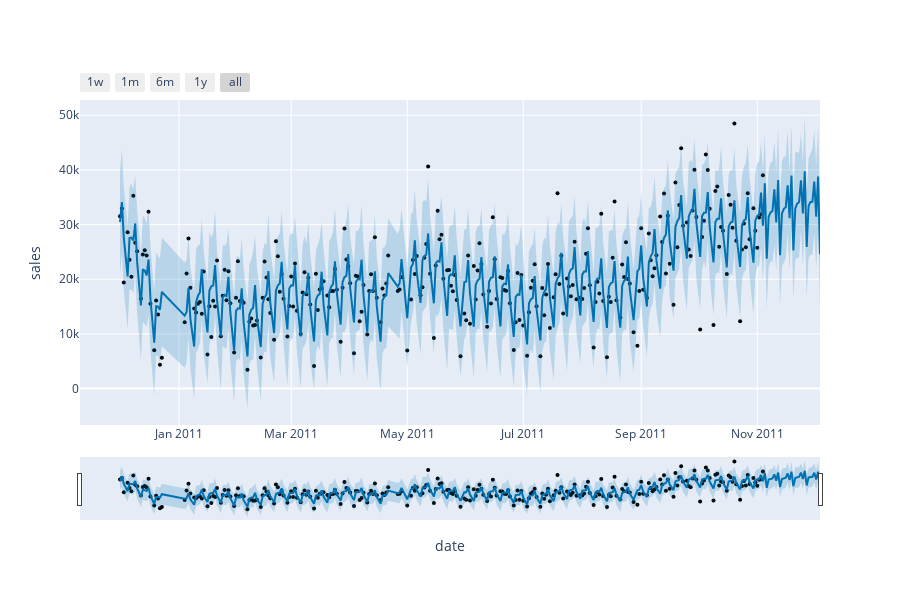

Notebook code cell kept with this figure:
### Code cell
plot_plotly(model, forecast, xlabel='date', ylabel='sales')

### Figure 1 — Plotly figure (JSON) as saved in the notebook; plotly's stock layout.template omitted (floating-point values rounded to 4 significant figures; data arrays with more than 128 entries replaced by an {"elided": "..."} marker saying what was removed)
{"data": [{"marker": {"color": "black", "size": 4}, "mode": "markers", "name": "Actual", "type": "scatter", "x": {"elided": "275 str values"}, "y": {"elided": "275 float values"}}, {"hoverinfo": "skip", "line": {"width": 0}, "mode": "lines", "type": "scatter", "x": {"elided": "305 str values"}, "y": {"elided": "305 float values"}}, {"fill": "tonexty", "fillcolor": "rgba(0, 114, 178, 0.2)", "line": {"color": "#0072B2", "width": 2}, "mode": "lines", "name": "Predicted", "type": "scatter", "x": {"elided": "305 str values"}, "y": {"elided": "305 float values"}}, {"fill": "tonexty", "fillcolor": "rgba(0, 114, 178, 0.2)", "hoverinfo": "skip", "line": {"width": 0}, "mode": "lines", "type": "scatter", "x": {"elided": "305 str values"}, "y": {"elided": "305 float values"}}], "layout": {"height": 600, "showlegend": false, "width": 900, "xaxis": {"rangeselector": {"buttons": [{"count": 7, "label": "1w", "step": "day", "stepmode": "backward"}, {"count": 1, "label": "1m", "step": "month", "stepmode": "backward"}, {"count": 6, "label": "6m", "step": "month", "stepmode": "backward"}, {"count": 1, "label": "1y", "step": "year", "stepmode": "backward"}, {"step": "all"}]}, "rangeslider": {"visible": true}, "title": {"text": "date"}, "type": "date"}, "yaxis": {"title": {"text": "sales"}}}}
